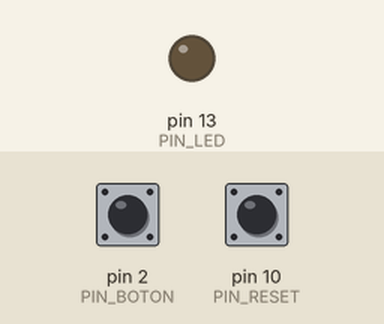
Bench run of a sketch on a simulated Arduino Uno, built with avr-gcc and run on an emulated ATmega328P. Shown: output pins drawn as LEDs (lit = HIGH). Dashed ring = blinking. The inputs (shaded band) are chosen by the test bench; at power-on: pin 2 (PIN_BOTON) HIGH, pin 10 (PIN_RESET) HIGH. What the sketch prints to the serial monitor is not drawn.

Above: at 1.2 s.
1.3 s: pin 2 (PIN_BOTON) pulled LOW for 0.15 s
At 1.6 s:
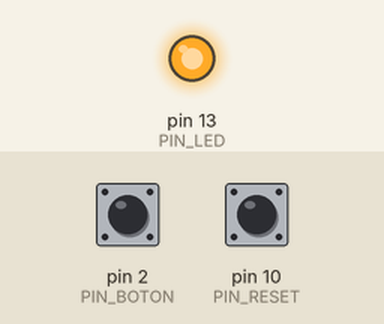
4.5 s: pin 2 (PIN_BOTON) pulled LOW for 1 s
At 5.3 s:
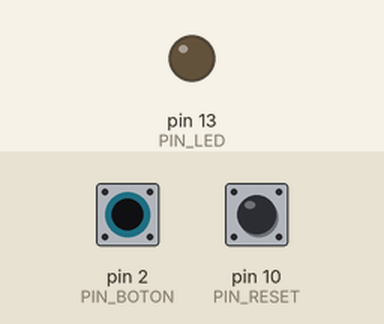
7.0 s: pin 2 (PIN_BOTON) pulled LOW for 3.2 s
At 8.3 s:
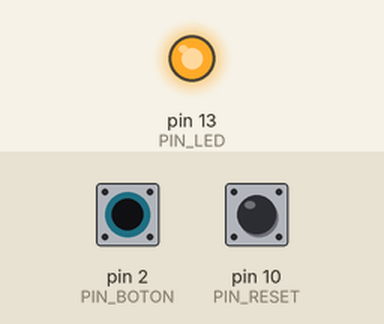
14.7 s: pin 2 (PIN_BOTON) pulsed LOW 5 times (0.12 s each, 0.3 s apart)
At 15.17 s:
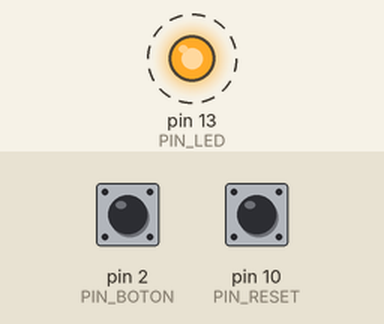
Timing chart, 0 to 17.7 s (numbered marks = the images above; inputs shaded):
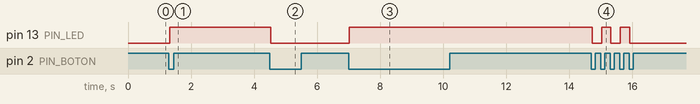

The sketch:

Ejercicio_01.ino
```cpp
//     Ejercicio 1
const int PIN_BOTON = 2;
const int PIN_LED   = 13;
const unsigned long DEBOUNCE_MS = 20;
const int PIN_RESET = 10;

int estado_led = LOW;
int ultimo_estado = HIGH;
int estado_estable = HIGH;

unsigned long t_cambio = 0;
int conteo = 0;

void setup() {
    pinMode(PIN_BOTON, INPUT_PULLUP);
    pinMode(PIN_RESET, INPUT_PULLUP);
    pinMode(PIN_RESET, INPUT_PULLUP);
    pinMode(PIN_LED, OUTPUT);
    Serial.begin(9600);
    Serial.println("Lab 02 — Debounce activado");
}

void loop() {
    int lectura = digitalRead(PIN_BOTON);
    int lectura_reset = digitalRead(PIN_RESET);


    if (lectura != ultimo_estado) {
        t_cambio = millis();
    }


    if ((millis() - t_cambio) > DEBOUNCE_MS) {

        if (lectura != estado_estable) {
            estado_estable = lectura;


            if (estado_estable == LOW) {
                conteo++;
                estado_led = !estado_led;
                digitalWrite(PIN_LED, estado_led);

                Serial.print("Pulsacion #");
                Serial.print(conteo);
                Serial.print("  LED: ");
                Serial.println(estado_led ? "ON" : "OFF");
            }
        }
    }

    ultimo_estado = lectura;
    if (lectura_reset == LOW){
        Serial.println("RESET");
        conteo = 0;
    }

}
```

Measured:
- after the input at 1.3 s, pin 13 (PIN_LED): LOW → HIGH at once
- after the input at 4.5 s, pin 13 (PIN_LED): HIGH → LOW at once
- after the input at 7.0 s, pin 13 (PIN_LED): LOW → HIGH at once
- after the input at 14.7 s, pin 13 (PIN_LED): alternates HIGH for 0.30 s and LOW for 0.30 s, 5 changes in all, then stays LOW, starting at once
